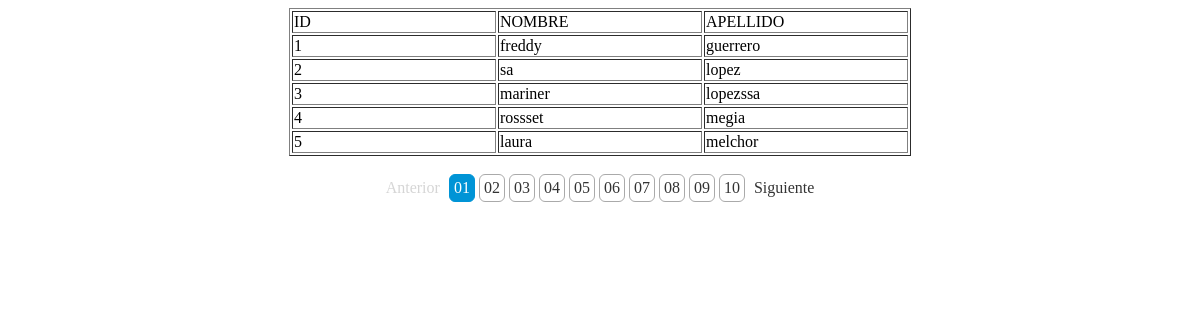
The page / on the database its author committed.
### tables this page shows
CREATE TABLE IF NOT EXISTS `registros` (
  `id` int(11) NOT NULL AUTO_INCREMENT,
  `nombre` varchar(23) DEFAULT NULL,
  `apellido` varchar(23) DEFAULT NULL,
  PRIMARY KEY (`id`)
);

### index.php (the view, shortened to what this page needs)
<?php
require_once("libreria/Zebra_Pagination.php");
$con = mysqli_connect("localhost","root","","paginacion") or die("Error en el server".mysqli_error($con));
$query = "SELECT id FROM registros";
$res = $con->query($query);
$num_registros = mysqli_num_rows($res);
$resul_x_pagina = 5;
$paginacion = new Zebra_Pagination();
$paginacion->records($num_registros);
$paginacion->records_per_page($resul_x_pagina);
$consulta = 'SELECT id,nombre,apellido FROM registros LIMIT ' .(($paginacion->get_page() - 1) * $resul_x_pagina). ',' .$resul_x_pagina;
	$result = $con->query($consulta);
?>
<!DOCTYPE html PUBLIC "-//W3C//DTD XHTML 1.0 Transitional//EN" "http://www.w3.org/TR/xhtml1/DTD/xhtml1-transitional.dtd">
<html xmlns="http://www.w3.org/1999/xhtml">
<head>
</head>
<body>
	<table border="1" align="center">
		<tr>
			<td width="200">ID</td>
			<td width="200">NOMBRE</td>
			<td width="200">APELLIDO</td>
		</tr>
        <tr>
        <?php while($row = mysqli_fetch_array($result)){ ?>
			<td><?php echo $row["id"]; ?></td>
			<td><?php echo $row["nombre"]; ?></td>
			<td><?php echo $row["apellido"]; ?></td>
		</tr>
        <?php  } ?>
        </table>
        <br />
    	<?php $paginacion->render();?>
</body>
</html>

### libreria/Zebra_Pagination.php (shortened to what this page needs)
<?php
class Zebra_Pagination
{
    private $_properties = array(
        'always_show_navigation'    =>  true,
        'avoid_duplicate_content'   =>  true,
        'method'                    =>  'get',
        'next'                      =>  'Siguiente',
        'padding'                   =>  true,
        'page'                      =>  1,
        'page_set'                  =>  false,
        'navigation_position'       =>  'outside',
        'preserve_query_string'     =>  0,
        'previous'                  =>  'Anterior',
        'records'                   =>  '',
        'records_per_page'          =>  '',
        'reverse'                   =>  false,
        'selectable_pages'          =>  11,
        'total_pages'               =>  0,
        'trailing_slash'            =>  true,
        'variable_name'             =>  'page',
    );
    public function base_url($base_url = '', $preserve_query_string = true)
    {
        $base_url = ($base_url == '' ? $_SERVER['REQUEST_URI'] : $base_url);
        $parsed_url = parse_url($base_url);
        $this->_properties['base_url'] = $parsed_url['path'];
        $this->_properties['base_url_query'] = isset($parsed_url['query']) ? $parsed_url['query'] : '';
        parse_str($this->_properties['base_url_query'], $this->_properties['base_url_query']);
        $this->_properties['preserve_query_string'] = $preserve_query_string;
    }
    public function get_page()
    {
        $this->_properties['total_pages'] = $this->get_pages();
        return $this->_properties['page'];
    }
    public function get_pages()
    {
        return @ceil($this->_properties['records'] / $this->_properties['records_per_page']);
    }
    public function records($records)
    {
        $this->_properties['records'] = (int)$records;
    }
    public function records_per_page($records_per_page)
    {
        $this->_properties['records_per_page'] = (int)$records_per_page;
    }
    public function render($return_output = false)
    {
        $output = '<div class="Zebra_Pagination"><ul>';
        if ($this->_properties['reverse']) {
            if ($this->_properties['navigation_position'] == 'left')
                $output .= $this->_show_next() . $this->_show_previous() . $this->_show_pages();
            elseif ($this->_properties['navigation_position'] == 'right')
                $output .= $this->_show_pages() . $this->_show_next() . $this->_show_previous();
            else $output .= $this->_show_next() . $this->_show_pages() . $this->_show_previous();
        } else {
            if ($this->_properties['navigation_position'] == 'left')
                $output .= $this->_show_previous() . $this->_show_next() . $this->_show_pages();
            elseif ($this->_properties['navigation_position'] == 'right')
                $output .= $this->_show_pages() . $this->_show_previous() . $this->_show_next();
            else $output .= $this->_show_previous() . $this->_show_pages() . $this->_show_next();
        }
        $output .= '</ul></div>';
        echo $output;
    }
    private function _build_uri($page)
    {
        if ($this->_properties['method'] == 'url') {
            if (preg_match('/\b' . $this->_properties['variable_name'] . '([0-9]+)\b/i', $this->_properties['base_url'], $matches) > 0) {
                $url = str_replace('//', '/', preg_replace(
                    '/\b' . $this->_properties['variable_name'] . '([0-9]+)\b/i',
                    ($page == 1 ? '' : $this->_properties['variable_name'] . $page),
                    $this->_properties['base_url']
                ));
            } else $url = rtrim($this->_properties['base_url'], '/') . '/' . ($this->_properties['variable_name'] . $page);
            $url = rtrim($url, '/') . ($this->_properties['trailing_slash'] ? '/' : '');
            if (!$this->_properties['preserve_query_string']) $query = implode('&', $this->_properties['base_url_query']);
            else $query = $_SERVER['QUERY_STRING'];
            return $url . ($query != '' ? '?' . $query : '');
        } else {
            if (!$this->_properties['preserve_query_string']) $query = $this->_properties['base_url_query'];
            else parse_str($_SERVER['QUERY_STRING'], $query);
            if (!$this->_properties['avoid_duplicate_content'] || ($page != ($this->_properties['reverse'] ? $this->_properties['total_pages'] : 1)))
                $query[$this->_properties['variable_name']] = $page;
            elseif ($this->_properties['avoid_duplicate_content'] && $page == ($this->_properties['reverse'] ? $this->_properties['total_pages'] : 1))
                unset($query[$this->_properties['variable_name']]);
            return htmlspecialchars(html_entity_decode($this->_properties['base_url']) . (!empty($query) ? '?' . urldecode(http_build_query($query)) : ''));
        }
    }
    private function _show_next()
    {
        $output = '';
        if ($this->_properties['always_show_navigation'] || $this->_properties['total_pages'] > $this->_properties['selectable_pages'])
            $output = '<li><a href="' .
                ($this->_properties['page'] == $this->_properties['total_pages'] ? 'javascript:void(0)' : $this->_build_uri($this->_properties['page'] + 1)) .
                '" class="navigation ' . ($this->_properties['reverse'] ? 'previous' : 'next') . ($this->_properties['page'] == $this->_properties['total_pages'] ? ' disabled' : '') . '"' .
                ' rel="next"' .
                '>' . $this->_properties['next'] . '</a></li>';
        return $output;
    }
    private function _show_pages()
    {
        $output = '';
        if ($this->_properties['total_pages'] <= $this->_properties['selectable_pages']) {
            for (
                $i = ($this->_properties['reverse'] ? $this->_properties['total_pages'] : 1);
                ($this->_properties['reverse'] ? $i >= 1 : $i <= $this->_properties['total_pages']);
                ($this->_properties['reverse'] ? $i-- : $i++)
            )
                $output .= '<li><a href="' . $this->_build_uri($i) . '" ' .
                    ($this->_properties['page'] == $i ? 'class="current"' : '') . '>' .
                    ($this->_properties['padding'] ? str_pad($i, strlen($this->_properties['total_pages']), '0', STR_PAD_LEFT) : $i) .
                    '</a></li>';
        }
        return $output;
    }
    private function _show_previous()
    {
        $output = '';
        if ($this->_properties['always_show_navigation'] || $this->_properties['total_pages'] > $this->_properties['selectable_pages'])
            $output = '<li><a href="' .
                ($this->_properties['page'] == 1 ? 'javascript:void(0)' : $this->_build_uri($this->_properties['page'] - 1)) .
                '" class="navigation ' . ($this->_properties['reverse'] ? 'next' : 'previous') . ($this->_properties['page'] == 1 ? ' disabled' : '') . '"' .
                ' rel="prev"' .
                '>' . $this->_properties['previous'] . '</a></li>';
        return $output;
    }
}
?>

### libreria/Zebra_Pagination.php (style rules this page uses)
.Zebra_Pagination { clear: both; width: 100%; overflow: hidden }
.Zebra_Pagination ul { position: relative; left: 50%; list-style-type: none; margin: 0; padding: 0; float: left }
.Zebra_Pagination li { position: relative; float: left; right: 50% }
.Zebra_Pagination a { padding: 4px; border: 1px solid #AAA; color: #333; text-decoration: none; margin: 0 2px; display: block; float: left; -webkit-border-radius: 6px; -moz-border-radius: 6px; border-radius: 6px }
.Zebra_Pagination a.navigation { border: 1px solid transparent; overflow: hidden; background-repeat: no-repeat }
.Zebra_Pagination a.previous { background-image: url(larrow.png); background-position: left center; padding-left: 25px }
.Zebra_Pagination a.next { background-image: url(rarrow.png); background-position: right center; padding-right: 25px }
.Zebra_Pagination a.disabled { filter: alpha(opacity=20); -khtml-opacity: 0.2; -moz-opacity: 0.2; opacity: 0.2 }
.Zebra_Pagination a.current, .Zebra_Pagination a.current:hover { background: #0094D6; border-color: #0094D6; color: #FFF }

### rows shown on the page
registros: id "1", nombre "freddy", apellido "guerrero"
registros: id "2", nombre "sa", apellido "lopez"
registros: id "3", nombre "mariner", apellido "lopezssa"
registros: id "4", nombre "rossset", apellido "megia"
registros: id "5", nombre "laura", apellido "melchor"

### other values the page prints
$this->_properties['previous'] "Anterior"
$this->_properties['next'] "Siguiente"
